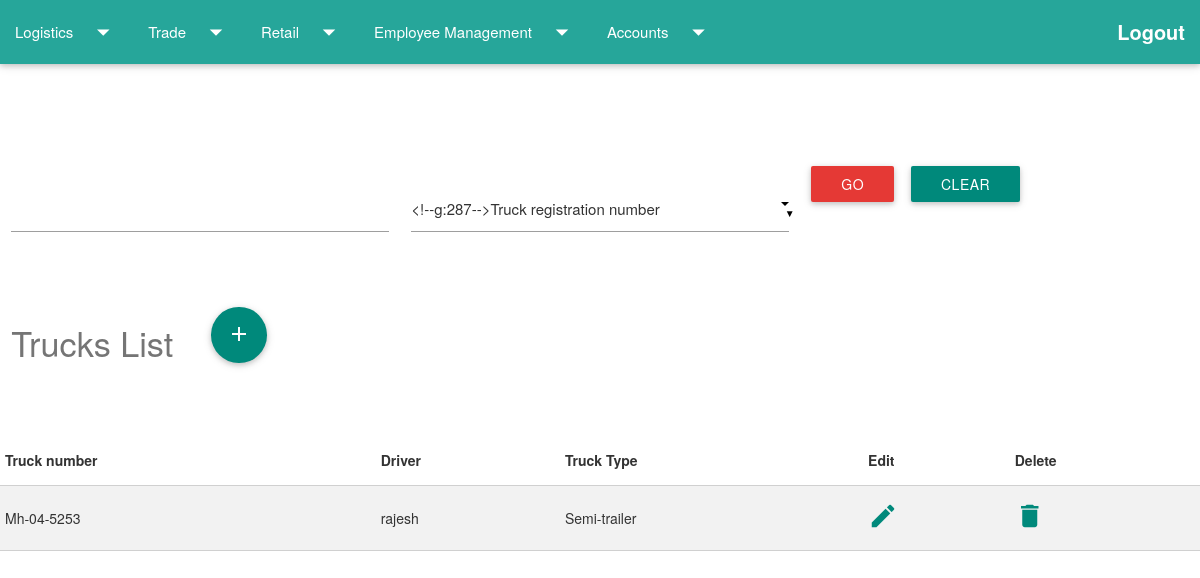
Page /homepage/logistics/truck/ (signed in) on the committed database.
### logistics/models.py (models this page shows, shortened)
class Truck (models.Model):
	truck_registration_number = models.CharField(max_length=20,unique=True)
	truck_driver = models.ForeignKey(User)
	truck_type_choices = (('Semi-trailer','SEMI-TRAILER'),('Trailer','TRAILER'),('Box-Body','BOX-BODY'))
	truck_type = models.CharField(max_length=20,choices=truck_type_choices,default='TRAILER')

### logistics/views.py (the view)
def trucks_admin(request):
    if request.user.is_authenticated() and request.user.groups.all()[0].id==2:
        if request.method == "POST":
            form = TruckSearchForm(request.POST)
            if form.is_valid():
                searchitemtruck = form.cleaned_data['truck_search_item']
                trucktype = form.cleaned_data['truck_type']+"__icontains"
                truck_list = Truck.objects.filter(**{trucktype: searchitemtruck})
                return render(request, 'logistics/trucks_list.html', {'truck_list': truck_list,'form': form})
            else:
                truck_list = Truck.objects.all()
                form = TruckSearchForm()
                return render(request, 'logistics/trucks_list.html', {'truck_list': truck_list,'form': form})
        else:
            truck_list = Truck.objects.all()
            form = TruckSearchForm()
        return render(request, 'logistics/trucks_list.html', {'truck_list': truck_list,'form': form,'title':"Trucks Admin"})
    else:
        return redirect('index')

### logistics/forms.py
class TruckSearchForm(forms.ModelForm):
    class Meta:
        model = Trucksearch
        fields = ('truck_search_item', 'truck_type',)

### logistics/templates/logistics/trucks_list.html (shortened to what this page needs)
{% extends 'logistics/firstpage.html' %}
{% block content %}
<div class="row"></div>
<div>
  <div class="centre-align">
   <form method="POST" class="post-form">
      <div class="row">
         <div class="col l4 m6 s6">
            {{ form.truck_search_item}} <br>
         </div>
         <div class="col l4 m6 s6">
            {{ form.truck_type}} <br>
         </div>
         <div class="col l1 m6 s6">
            <button type="submit" class="save btn btn-default red darken-1 responsive ">Go</button>
         </div>
         <div class="col l1 m6 s6">
            <a href="{% url 'trucks_admin' %}" class="waves-effect waves-light btn   teal darken-1 responsive ">Clear</a>
         </div>
     </div>
  </div>
      <div class="row">
        <h4 class="headingcolour col s2">Trucks List</h4>
       <div class="col s3" >
      <a class="btn-floating btn-large teal darken-1 " href="{% url 'truck_new' %}">
      <i class="large material-icons">add</i>
    </a>
   </div>
   </div>
       <div class="row">
   </div>
   </div>
      {% if truck_list %}
      <div style="left: 240px;">
      <table class="striped bordered responsive-table">
         <thead>
            <tr>
               <th>Truck number</th>
               <th>Driver</th>
               <th>Truck Type</th>
               <th>Edit</th>
               <th>Delete</th>
            </tr>
         </thead>
         <tbody>
            {% for truck in truck_list %}
            <tr>
               <td>{{truck.truck_registration_number}}</td>
               <td>{{truck.truck_driver}}</td>
               <td>{{truck.truck_type}}</td>
               <td> <a href="{% url 'truck_edit' truck_registration_number=truck.id %}"><i class="small material-icons icon-cyan">mode_edit</i></a></td>
               <td><a href="{% url 'delete_truck' did=truck.id %}"><i class="small material-icons icon-cyan">delete</i></td>
            </tr>
            {% endfor %}
         </tbody>
      </table>
      {% else %}
      <p>No trucks registered !</p>
      {% endif %}
   </div>
{% endblock %}

### logistics/static/css/style.css (style rules this page uses)
.headingcolour { color: #757575; }
i.icon-cyan { color: #00897b; }
body { background: #ffffff; }

### rows in the picture
Truck: truck_registration_number "Mh-04-5253", truck_driver "rajesh", truck_type "Semi-trailer"
